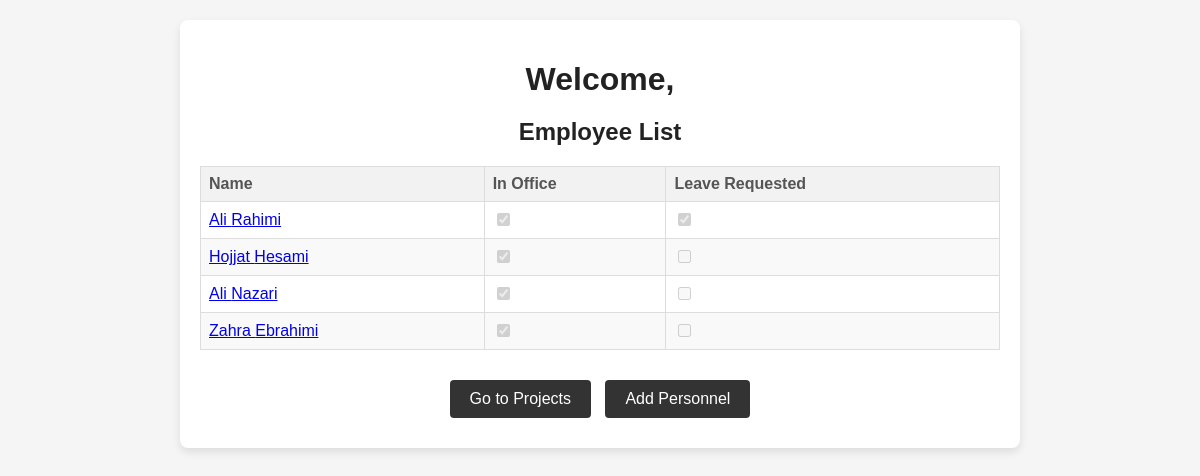
Page /office_manager/ (signed in) on the committed database.
### daftarMain/models.py (models this page shows, shortened)
class OfficeUser(models.Model):
    user = models.OneToOneField(User, on_delete=models.CASCADE, null=True, blank=True) # remove null, blank = true
    first_name = models.CharField(max_length=30)
    last_name = models.CharField(max_length=30)
    phone = models.CharField(max_length=15, unique=True)
    home_phone = models.CharField(max_length=15, unique=True, null=True, blank=True)
    birth_date = models.DateField(null=True, blank=True)
    code_meli = models.CharField(max_length=10)
    office_admin = models.ForeignKey(OfficeManager, on_delete=models.CASCADE, null=True, blank=True) # remove null, blank = true
    staff_number = models.CharField(max_length=20, unique=True, null=True, blank=True)
    staff_pic = models.ImageField(upload_to='staff_pics/', null=True, blank=True)
    address = models.TextField(null=True, blank=True)
    have_bime = models.BooleanField(default=False)

### daftarMain/views.py (the view)
# urls.py: path('office_manager/', views.office_manager_page, name='office_manager_page'),
@login_required
def office_manager_page(request):
    office_manager = get_object_or_404(OfficeManager, user=request.user)
    employees = OfficeUser.objects.filter(office_admin=office_manager)
    employee_statuses = []
    for employee in employees:
        last_clock_entry = Clock.objects.filter(office_user=employee).order_by('-entry_to_office').first()
        is_in_office = last_clock_entry and not last_clock_entry.exit_from_office
        now = timezone.now()
        has_leave_request = Leave.objects.filter(
            office_user=employee,
            leave_type='daily',
            start_date__lte=now,
            end_date__gte=now
        ).exists() or Leave.objects.filter(
            office_user=employee,
            leave_type='hourly',
            start_time__lte=now,
            end_time__gte=now
        ).exists()
        employee_statuses.append((employee, is_in_office, has_leave_request))
    context = {
        'office_manager': office_manager,
        'employees': employee_statuses,
    }
    return render(request, 'office_manager_page.html', context)

### daftarMain/templates/office_manager_page.html (shortened to what this page needs)
<!DOCTYPE html>
<html lang="en">
<head>
</head>
<body>
    <div class="container">
        <h1>Welcome, {{ office_manager.first_name }} {{ office_manager.last_name }}</h1>
        <h2>Employee List</h2>
        <table>
            <thead>
                <tr>
                    <th>Name</th>
                    <th>In Office</th>
                    <th>Leave Requested</th>
                </tr>
            </thead>
            <tbody>
                {% for employee, is_in_office, has_leave_request in employees %}
                <tr>
                    <td>
                        <a href="{% url 'employee_detail' employee.id %}">
                            {{ employee.first_name }} {{ employee.last_name }}
                        </a>
                    </td>
                    <td>
                        <input type="checkbox" disabled {% if is_in_office %}checked{% endif %}>
                    </td>
                    <td>
                        <input type="checkbox" disabled {% if has_leave_request %}checked{% endif %}>
                    </td>
                </tr>
                {% endfor %}
            </tbody>
        </table>
        <div>
            <a href="{% url 'project_page' %}" class="button">Go to Projects</a>
            <a href="{% url 'add_office_user' %}" class="button">Add Personnel</a>
        </div>
    </div>
</body>
</html>

### daftarMain/templates/office_manager_page.html (style rules this page uses)
body { font-family: Arial, sans-serif; margin: 20px; background-color: #f5f5f5; color: #333; text-align: center; }
.container { background: #fff; border-radius: 8px; box-shadow: 0 4px 8px rgba(0, 0, 0, 0.1); padding: 20px; max-width: 800px; margin: auto; }
h1, h2 { color: #222; margin-bottom: 20px; }
table { width: 100%; border-collapse: collapse; margin-bottom: 20px; margin-left: auto; margin-right: auto; }
table th, table td { border: 1px solid #ddd; padding: 8px; text-align: left; }
table th { background-color: #f2f2f2; color: #555; }
table tr:nth-child(even) { background-color: #f9f9f9; }
.button { display: inline-block; padding: 10px 20px; margin: 10px 5px; border: none; border-radius: 4px; color: #fff; background-color: #333; text-decoration: none; font-size: 16px; text-align: center; }

### rows in the picture
OfficeUser: first_name "Ali", last_name "Rahimi"
OfficeUser: first_name "Hojjat", last_name "Hesami"
OfficeUser: first_name "Ali", last_name "Nazari"
OfficeUser: first_name "Zahra", last_name "Ebrahimi"
